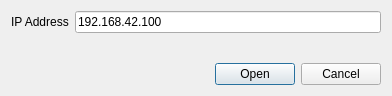
<?xml version="1.0" encoding="UTF-8"?>
<ui version="4.0">
 <class>ConnectDialog</class>
 <widget class="QDialog" name="ConnectDialog">
  <property name="geometry">
   <rect>
    <x>0</x>
    <y>0</y>
    <width>392</width>
    <height>96</height>
   </rect>
  </property>
  <property name="windowTitle">
   <string>Connect to Controller</string>
  </property>
  <property name="modal">
   <bool>true</bool>
  </property>
  <layout class="QGridLayout" name="gridLayout">
   <item row="0" column="0">
    <layout class="QFormLayout" name="formLayout">
     <item row="0" column="0">
      <widget class="QLabel" name="ipLabel">
       <property name="text">
        <string>IP Address</string>
       </property>
      </widget>
     </item>
     <item row="0" column="1">
      <widget class="QLineEdit" name="ipLineEdit">
       <property name="text">
        <string>192.168.42.100</string>
       </property>
      </widget>
     </item>
    </layout>
   </item>
   <item row="1" column="0">
    <widget class="QDialogButtonBox" name="buttonBox">
     <property name="orientation">
      <enum>Qt::Horizontal</enum>
     </property>
     <property name="standardButtons">
      <set>QDialogButtonBox::Cancel|QDialogButtonBox::Open</set>
     </property>
    </widget>
   </item>
  </layout>
 </widget>
 <resources/>
 <connections>
  <connection>
   <sender>buttonBox</sender>
   <signal>accepted()</signal>
   <receiver>ConnectDialog</receiver>
   <slot>accept()</slot>
   <hints>
    <hint type="sourcelabel">
     <x>248</x>
     <y>254</y>
    </hint>
    <hint type="destinationlabel">
     <x>157</x>
     <y>274</y>
    </hint>
   </hints>
  </connection>
  <connection>
   <sender>buttonBox</sender>
   <signal>rejected()</signal>
   <receiver>ConnectDialog</receiver>
   <slot>reject()</slot>
   <hints>
    <hint type="sourcelabel">
     <x>316</x>
     <y>260</y>
    </hint>
    <hint type="destinationlabel">
     <x>286</x>
     <y>274</y>
    </hint>
   </hints>
  </connection>
 </connections>
</ui>
